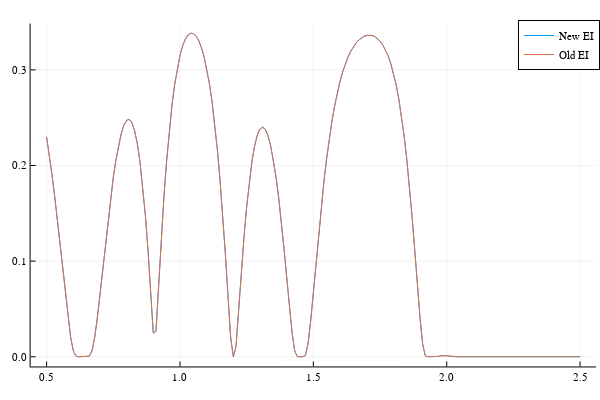

Source (notebook cell):
### Code cell
new_ei = ExpectedImprovement(
    minimum(get_active_observations(sur)),
    0.
)
cache = SurrogateEvaluationCache(testfn.dim)
plot(
    domain,
    [
        eval(sur, new_ei, [x], cache) for x in domain
    ], label="New EI")
plot!(domain, [eval(sur([x], [0.])) for x in domain], label="Old EI")

### Figure 1 — Plotly figure (JSON) as saved in the notebook; plotly's stock layout.template omitted (floating-point values rounded to 4 significant figures; data arrays with more than 128 entries replaced by an {"elided": "..."} marker saying what was removed)
{"data": [{"colorbar": {"len": 0.9525, "title": {"text": ""}, "x": 0.9934, "y": 0.5139}, "legendgroup": "New EI", "line": {"color": "rgba(0, 154, 250, 1.000)", "dash": "solid", "shape": "linear", "width": 1}, "mode": "lines", "name": "New EI", "showlegend": true, "type": "scatter", "x": {"elided": "201 float values"}, "xaxis": "x", "y": {"elided": "201 float values"}, "yaxis": "y"}, {"colorbar": {"len": 0.9525, "title": {"text": ""}, "x": 0.9934, "y": 0.5139}, "legendgroup": "Old EI", "line": {"color": "rgba(227, 111, 71, 1.000)", "dash": "solid", "shape": "linear", "width": 1}, "mode": "lines", "name": "Old EI", "showlegend": true, "type": "scatter", "x": {"elided": "201 float values"}, "xaxis": "x", "y": {"elided": "201 float values"}, "yaxis": "y"}], "layout": {"annotations": [], "height": 400, "legend": {"bgcolor": "rgba(255, 255, 255, 1.000)", "bordercolor": "rgba(0, 0, 0, 1)", "borderwidth": 1, "font": {"color": "rgba(0, 0, 0, 1)", "family": "sans-serif", "size": 11}, "title": {"font": {"color": "rgba(0, 0, 0, 1)", "family": "sans-serif", "size": 15}, "text": ""}, "tracegroupgap": 0, "traceorder": "normal", "x": 1, "xanchor": "auto", "y": 1, "yanchor": "auto"}, "margin": {"b": 20, "l": 0, "r": 0, "t": 20}, "paper_bgcolor": "rgba(255, 255, 255, 1.000)", "plot_bgcolor": "rgba(255, 255, 255, 1.000)", "showlegend": true, "width": 600, "xaxis": {"anchor": "y", "domain": [0.05101, 0.9934], "gridcolor": "rgba(0, 0, 0, 0.1)", "gridwidth": 0.5, "linecolor": "rgba(0, 0, 0, 1)", "mirror": false, "range": [0.44, 2.56], "showgrid": true, "showline": true, "showticklabels": true, "tickangle": 0, "tickcolor": "rgb(0, 0, 0)", "tickfont": {"color": "rgba(0, 0, 0, 1)", "family": "sans-serif", "size": 11}, "tickmode": "array", "ticks": "inside", "ticktext": ["0.5", "1.0", "1.5", "2.0", "2.5"], "tickvals": [0.5, 1, 1.5, 2, 2.5], "title": {"font": {"color": "rgba(0, 0, 0, 1)", "family": "sans-serif", "size": 15}, "text": ""}, "type": "linear", "visible": true, "zeroline": false, "zerolinecolor": "rgba(0, 0, 0, 1)"}, "yaxis": {"anchor": "x", "domain": [0.03762, 0.9902], "gridcolor": "rgba(0, 0, 0, 0.1)", "gridwidth": 0.5, "linecolor": "rgba(0, 0, 0, 1)", "mirror": false, "range": [-0.01015, 0.3485], "showgrid": true, "showline": true, "showticklabels": true, "tickangle": 0, "tickcolor": "rgb(0, 0, 0)", "tickfont": {"color": "rgba(0, 0, 0, 1)", "family": "sans-serif", "size": 11}, "tickmode": "array", "ticks": "inside", "ticktext": ["0.0", "0.1", "0.2", "0.3"], "tickvals": [0, 0.1, 0.2, 0.3], "title": {"font": {"color": "rgba(0, 0, 0, 1)", "family": "sans-serif", "size": 15}, "text": ""}, "type": "linear", "visible": true, "zeroline": false, "zerolinecolor": "rgba(0, 0, 0, 1)"}}}
